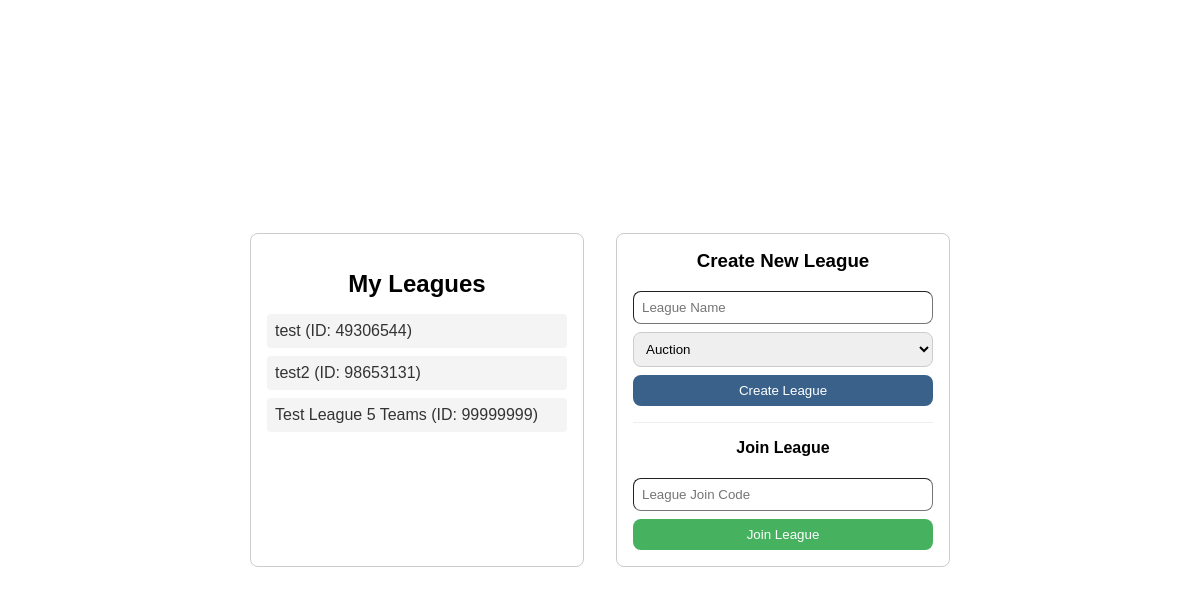
The app's page /dashboard (signed in) with its own data.
### tables this page shows
CREATE TABLE PlayerLeague (
    LID INTEGER PRIMARY KEY,
    draftType TEXT,
    leagueName TEXT,
    ownerAccount INTEGER,
    status TEXT DEFAULT 'initial', current_day INTEGER DEFAULT 1, -- 'initial', 'draft', 'final'
    FOREIGN KEY (ownerAccount) REFERENCES PlayerAccount(accountID)
);

### app.py (the view)
@app.route('/dashboard', methods=['GET'])
def dashboard():
    conn = sqlite3.connect(DB_FILE)
    cursor = conn.cursor()
    cursor.execute(
        """SELECT pl.LID, pl.leagueName
            FROM PlayerLeague pl
            JOIN PlayerTeam pt ON pl.LID = pt.LID
            WHERE pt.accountID = ?""",
        (session.get('user_id'),)
        )
    leagues_data = cursor.fetchall()
    leagues = []
    for league in leagues_data:
        leagues.append({
            'id': league[0],
            'name': league[1]
        })
    conn.close()
    return render_template('dashboard.html', leagues=leagues)

### templates/dashboard.html (shortened to what this page needs)
<!DOCTYPE html>
<html lang="en">
<head>
    <link rel="stylesheet" href="{{ url_for('static', filename='style.css') }}">
</head>
<body>
    <div class="dashboard-wrapper">
        <div class="leagues-section">
            <h2>My Leagues</h2>
            <ul>
            {% for league in leagues %}
                <li><a href="{{ url_for('league', league_id=league.id )}}">{{ league.name }} (ID: {{ league.id }})</a></li>
            {% endfor %}
            </ul>
        </div>
        <div class="forms-section">
            <div class="create-section">
                <h3>Create New League</h3>
                <form action="/create_league" method="POST">
                    <input type="text" name="leagueName" placeholder="League Name" required>
                    <select name="draftType">
                        <option value="Auction">Auction</option>
                    </select>
                    <button type="submit" class="login-btn">Create League</button>
                </form>
            </div>
            <hr>
            <div class="join-section">
                <h4>Join League</h4>
                <form action="/join_league" method="POST">
                    <input type="text" name="leagueID" placeholder="League Join Code" required>
                    <button type="submit" class="register-btn">Join League</button>
                </form>
            </div>
        </div>
    </div>
</body>
</html>

### static/style.css (style rules this page uses)
body { font-family: sans-serif; display: flex; align-items: center; justify-content: center; min-height: 100vh; margin: 0; }
h2 { text-align: center; margin-bottom: 2vh; }
input { width: 100%; padding: 0.5rem; margin-bottom: .5rem; border-radius: 8px; box-sizing: border-box; border-width: 1px; }
button { width: 100%; padding: 0.5rem; color: white; border: none; border-radius: 8px; }
.login-btn, .login { background-color: #3a618a; }
.register-btn { background-color: #46b15f; }
.dashboard-wrapper { display: flex; gap: 2rem; align-items: stretch; }
.leagues-section, .forms-section { background: white; padding: 2vh; border-radius: 8px; width: 300px; border: 1px solid #ccc; }
.forms-section h3, .forms-section h4 { margin-top: 0; text-align: center; }
ul { list-style: none; padding: 0; }
li { margin-bottom: 0.5rem; padding: 0.5rem; background: #f4f4f4; border-radius: 4px; }
li a { text-decoration: none; color: #333; display: block; }
select { width: 100%; padding: 0.5rem; margin-bottom: .5rem; border-radius: 8px; border: 1px solid #ccc; }
hr { border: 0; border-top: 1px solid #eee; margin: 1rem 0; }
form[action*="league"] { flex: 1; display: flex; flex-direction: column; }

### records on screen
PlayerLeague: name "test", id "49306544"
PlayerLeague: name "test2", id "98653131"
PlayerLeague: name "Test League 5 Teams", id "99999999"
